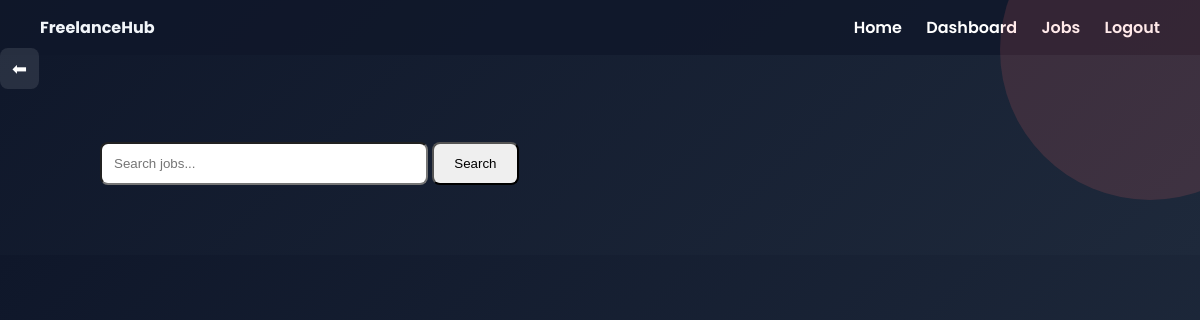
The app's page /dashboard/find-jobs/ (signed in), older data.
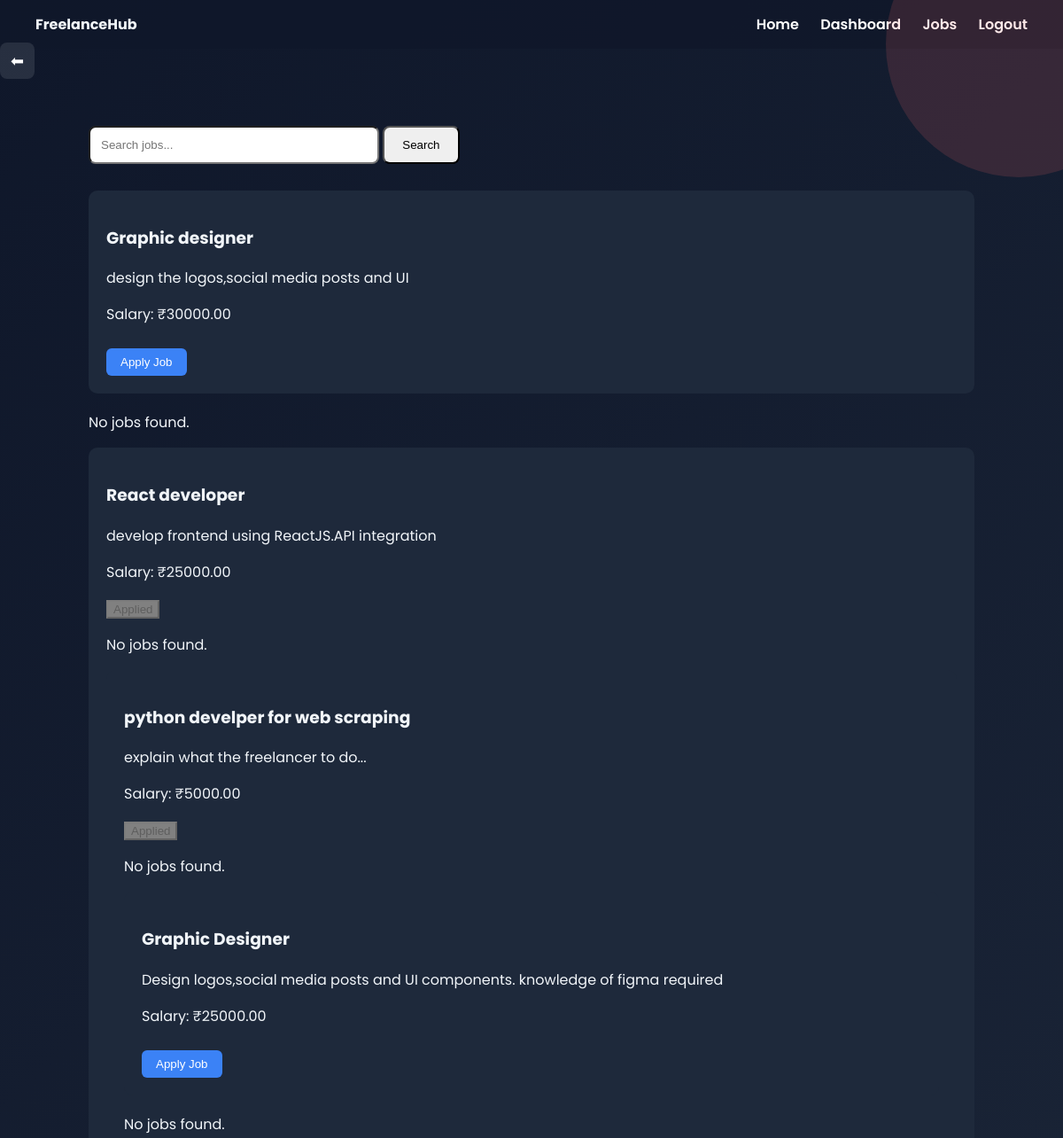
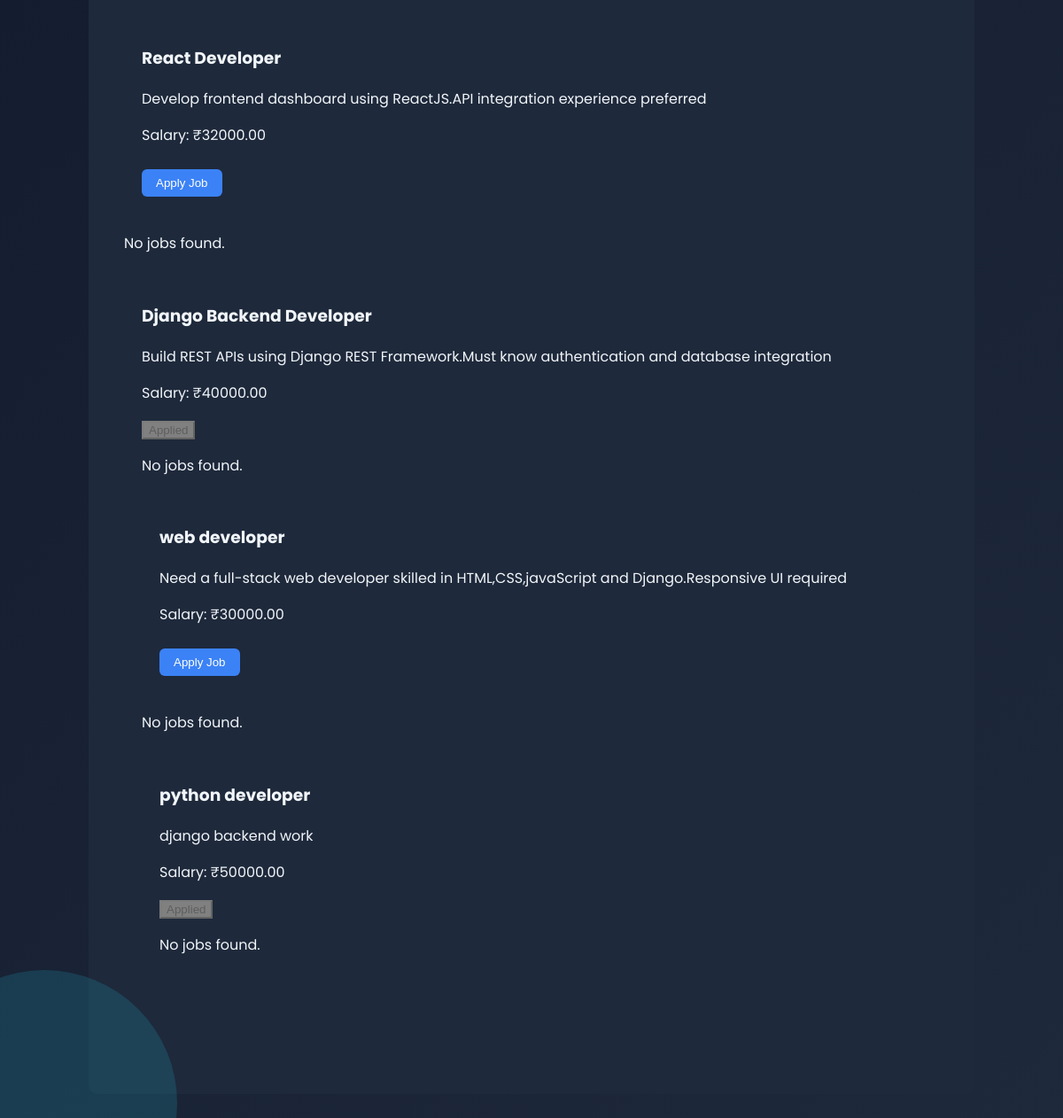
The same page, newer data (2 pictures, top to bottom).
### accounts/models.py (models this page shows, shortened)
class Job(models.Model):
    STATUS_CHOICES = [
        ('open', 'Open'),
        ('closed', 'Closed'),
    ]
    title = models.CharField(max_length=200)
    description = models.TextField()
    salary = models.DecimalField(max_digits=10, decimal_places=2)
    deadline = models.DateField()
    posted_by = models.ForeignKey(
        User,
        on_delete=models.CASCADE,
        related_name='jobs'
    )
    status = models.CharField(max_length=20, choices=STATUS_CHOICES, default='open')
    created_at = models.DateTimeField(auto_now_add=True)

### accounts/views.py (the view)
# urls.py: path('dashboard/find-jobs/', views.find_jobs, name='find_jobs'),
@login_required
def find_jobs(request):
    query = request.GET.get("q", "")
    jobs = Job.objects.all().order_by("-created_at")
    if query:
        jobs = jobs.filter(
            Q(title__icontains=query) |
            Q(description__icontains=query)
        )
    applied_jobs = Application.objects.filter(
        freelancer=request.user
    ).values_list("job_id", flat=True)
    return render(request, "accounts/find_jobs.html", {
        "jobs": jobs,
        "query": query,
        "applied_jobs": list(applied_jobs),
    })

### accounts/templates/accounts/find_jobs.html (shortened to what this page needs)
{% extends "base.html" %}
{% block content %}
<div style="margin-bottom:20px;">
<a href="{% url 'dashboard' %}" style="
text-decoration:none;
color:white;
font-size:18px;
padding:8px 12px;
border-radius:8px;
background:rgba(255,255,255,0.1);
">
⬅
</a>
</div>
<div style="padding:40px; max-width:1000px; margin:auto;">
<form method="GET" action="{% url 'find_jobs' %}" style="margin-bottom:30px;">
    <input type="text" name="q" value="{{ query }}" placeholder="Search jobs..."
    style="padding:12px; width:300px; border-radius:8px;">
    <button type="submit" style="padding:12px 20px; border-radius:8px;">
        Search
    </button>
</form>
{% for job in jobs %}
<div style="margin-bottom:20px; padding:20px; background:#1e293b; border-radius:10px;">
    <h3>{{ job.title }}</h3>
    <p>{{ job.description }}</p>
    <p>Salary: ₹{{ job.salary }}</p>
    {% if job.id in applied_jobs %}
<button disabled style="background:gray;">Applied</button>
{% else %}
    <form method="POST" action="{% url 'apply_job' job.id %}">
        <button type="submit" style="
        margin-top:10px;
        padding:8px 16px;
        border:none;
        border-radius:6px;
        background:#3b82f6;
        color:white;
        cursor:pointer;">
        Apply Job
        </button>
    </form>
</div>
{% endif %}
<p>No jobs found.</p>
{% endfor %}
</div>
{% endblock %}

### templates/base.html (shortened to what this page needs)
<!DOCTYPE html>
<html>
<head>
</head>
<body>
<nav>
    <div><b>FreelanceHub</b></div>
    <div>
        <a href="{% url 'home' %}">Home</a>
        <a href="{% url 'dashboard' %}">Dashboard</a>
        <a href="{% url 'find_jobs' %}">Jobs</a>
        <a href="{% url 'logout' %}">Logout</a>
    </div>
</nav>
{% block content %}{% endblock %}
</body>

### templates/base.html (style rules this page uses)
body { margin: 0; font-family: 'Poppins', sans-serif; background: linear-gradient(135deg, #0f172a, #1e293b); color: #f1f5f9; }
body::before, body::after { content: ""; position: fixed; width: 300px; height: 300px; border-radius: 50%; z-index: 0; opacity: 0.15; }
body::before { background: #ff6b6b; top: -100px; right: -100px; }
body::after { background: #22d3ee; bottom: -100px; left: -100px; }
nav { padding: 15px 40px; display: flex; justify-content: space-between; background: rgba(15,23,42,0.8); }
nav a { color: white; margin-left: 20px; text-decoration: none; font-weight: 600; }

Row changes from the older to the newer data that the page shows:
added Job: title "Graphic designer", description "design the logos,social media posts and UI", salary "30000.00", shows "Apply Job"
added Job: title "React developer", description "develop frontend using ReactJS.API integration", salary "25000.00", shows "Applied"
added Job: title "python develper for web scraping", description "explain what the freelancer to do...", salary "5000.00", shows "Applied"
added Job: title "Graphic Designer", description "Design logos,social media posts and UI components. knowledge of figma required", salary "25000.00", shows "Apply Job"
added Job: title "React Developer", description "Develop frontend dashboard using ReactJS.API integration experience preferred", salary "32000.00", shows "Apply Job"
added Job: title "Django Backend Developer", description "Build REST APIs using Django REST Framework.Must know authentication and database integration", salary "40000.00", shows "Applied"
added Job: title "web developer", description "Need a full-stack web developer skilled in HTML,CSS,javaScript and Django.Responsive UI required", salary "30000.00", shows "Apply Job"
added Job: title "python developer", description "django backend work", salary "50000.00", shows "Applied"
